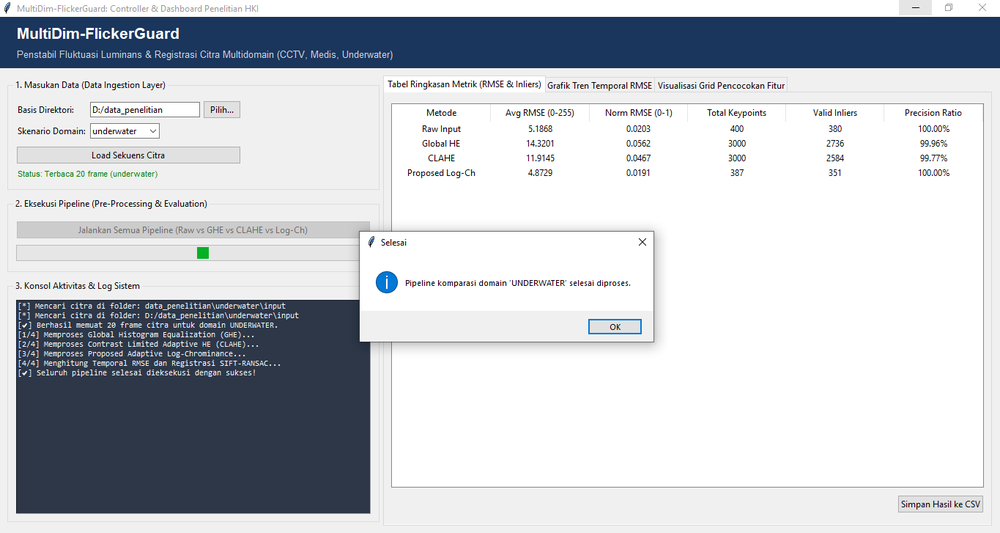
#> input picture AppMain02.PNG, 1000 x 533 px, shrunk from 1365 x 727 before the run; its folder holds only this picture in this run
$ python -i clahe.py   (imports and definitions only)
#> lines starting #> are read from the running program, lines starting #| are printed output that depends on the picture
#> further down, picture is the input picture: shape (533, 1000, 3); mean B, G, R 206.1, 200, 195.9
import cv2
import numpy as np
import os
import glob

def apply_clahe(image, clip_limit=2.0, tile_grid_size=(8, 8)):
    """
    Menerapkan CLAHE (Contrast Limited Adaptive Histogram Equalization).
    Mendukung citra Grayscale (1-channel) dan Berwarna/BGR (3-channel).
    """
#> called with clip_limit = 2, tile_grid_size = (8, 8)
    clahe = cv2.createCLAHE(clipLimit=clip_limit, tileGridSize=tile_grid_size)

    # Deteksi citra Grayscale (umum pada data medis seperti X-ray/Fluoroskopi)
    if len(image.shape) == 2 or image.shape[2] == 1:
        return clahe.apply(image)

    # Deteksi citra Berwarna / BGR (CCTV dan Underwater)
    # Gunakan ruang warna LAB agar pemrosesan kontras tidak merusak warna
    lab_img = cv2.cvtColor(image, cv2.COLOR_BGR2LAB)
#> lab_img: shape (533, 1000, 3); mean of channels 0, 1, 2 201.8, 128.6, 123.9
    l, a, b = cv2.split(lab_img)
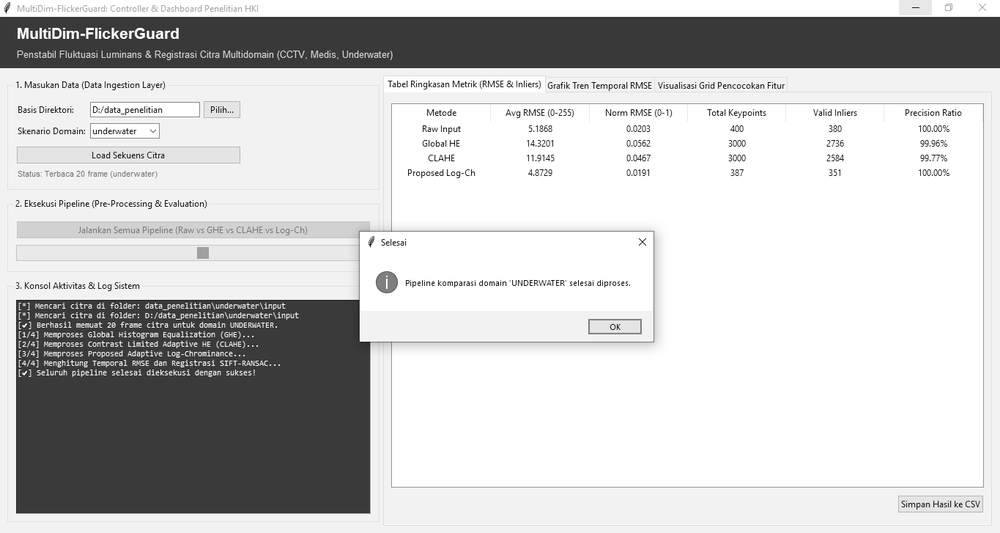
#> l: shape (533, 1000); min 5, max 255, mean 201.8
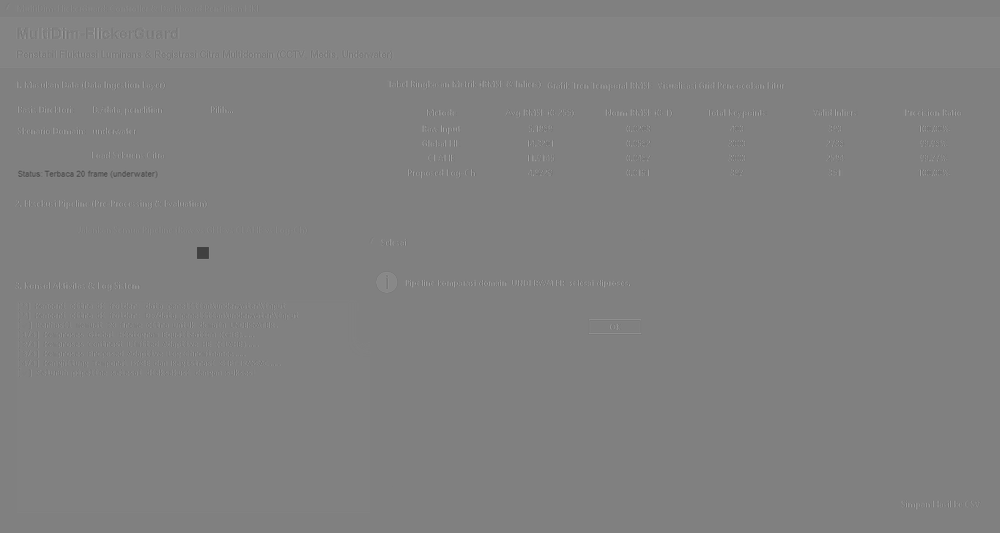
#> a: shape (533, 1000); min 64, max 167, mean 128.6
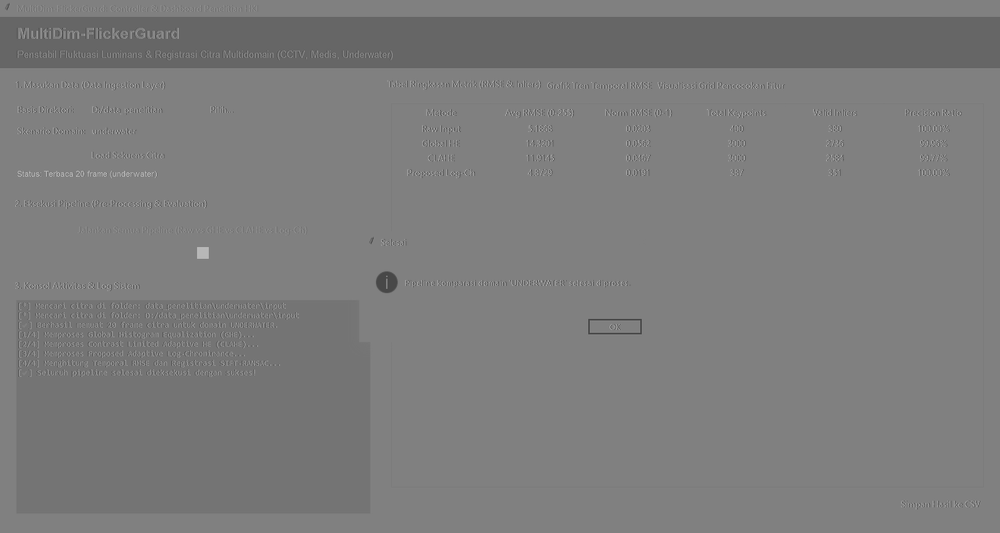
#> b: shape (533, 1000); min 64, max 187, mean 123.9

    # Terapkan CLAHE hanya pada kanal L (Luminance)
    l_clahe = clahe.apply(l)
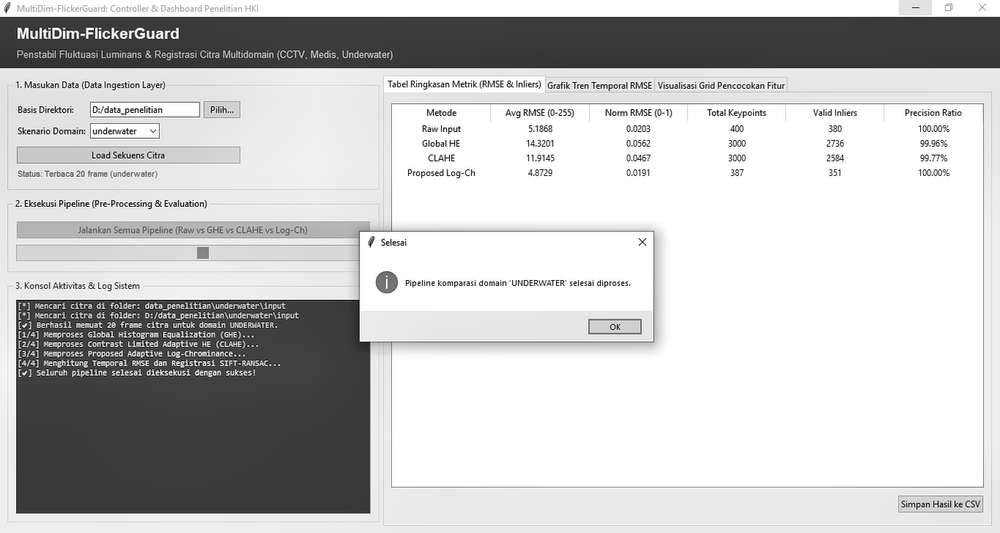
#> l_clahe: shape (533, 1000); min 4, max 255, mean 198.2

    # Gabungkan kembali kanal dan konversi ke BGR
    updated_lab = cv2.merge((l_clahe, a, b))
#> updated_lab: shape (533, 1000, 3); mean of channels 0, 1, 2 198.2, 128.6, 123.9
    return cv2.cvtColor(updated_lab, cv2.COLOR_LAB2BGR)
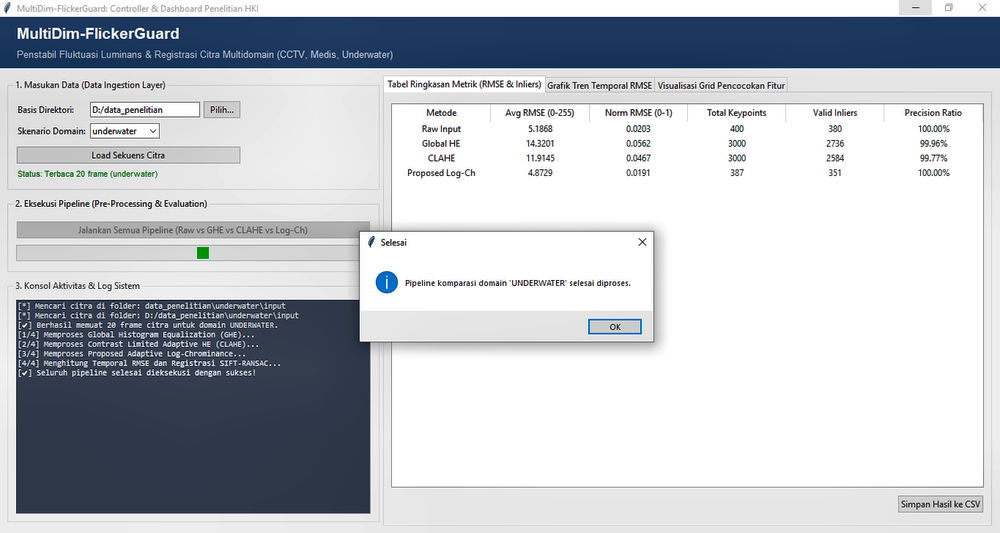
#> returned value: shape (533, 1000, 3); mean B, G, R 202, 196, 192

def process_clahe_reduction(scenario_name, input_folder, output_folder, clip_limit=2.0, tile_grid_size=(8, 8)):
    if not os.path.exists(output_folder):
        os.makedirs(output_folder)

    extensions = ('*.jpg', '*.jpeg', '*.png', '*.bmp', '*.tif', '*.tiff',
                  '*.JPG', '*.JPEG', '*.PNG', '*.BMP', '*.TIF', '*.TIFF')
    image_files = []
    for ext in extensions:
        image_files.extend(glob.glob(os.path.join(input_folder, ext)))
    image_files = sorted(list(set(image_files)))

    if not image_files:
        print(f"[{scenario_name.upper()}] Peringatan: Tidak ada gambar di '{input_folder}'")
        return

    print(f"[{scenario_name.upper()}] Memproses {len(image_files)} gambar dengan CLAHE...")
    processed_count = 0

    for img_path in image_files:
        filename = os.path.basename(img_path)
        img = cv2.imread(img_path, cv2.IMREAD_UNCHANGED)

        if img is None:
            continue

        # Penanganan citra RGBA (4 channel) menjadi BGR (3 channel)
        if len(img.shape) == 3 and img.shape[2] == 4:
            img = cv2.cvtColor(img, cv2.COLOR_BGRA2BGR)

        processed_img = apply_clahe(img, clip_limit=clip_limit, tile_grid_size=tile_grid_size)
        cv2.imwrite(os.path.join(output_folder, filename), processed_img)
        processed_count += 1

    print(f"[{scenario_name.upper()}] Selesai! {processed_count} gambar disimpan di: '{output_folder}'\n")

# --- Eksekusi Program ---
base_path = "data_penelitian"
scenarios = ["cctv", "medical", "underwater"]

# [6 lines not run here, left out]

>>> import cv2
>>> picture = cv2.imread('../AppMain02.PNG')
>>> result = apply_clahe(picture)

$ run again, on MainAPP01.PNG
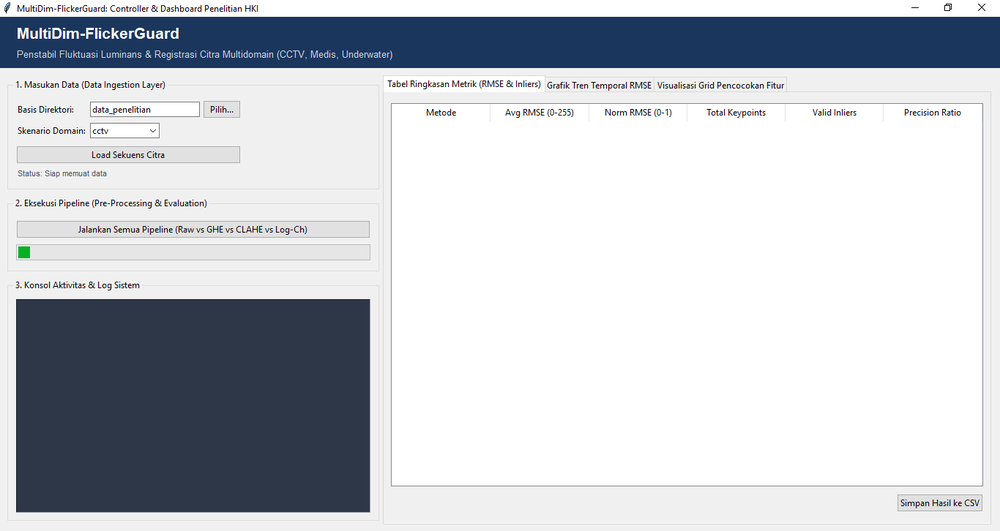
#> input picture MainAPP01.PNG, 1000 x 531 px, shrunk from 1366 x 726 before the run
#> picture is the input picture: shape (531, 1000, 3); mean B, G, R 206.5, 200.3, 196.3
#> lab_img: shape (531, 1000, 3); mean of channels 0, 1, 2 201.9, 128.6, 123.8
#> in apply_clahe, `l_clahe = clahe.apply(l)`:
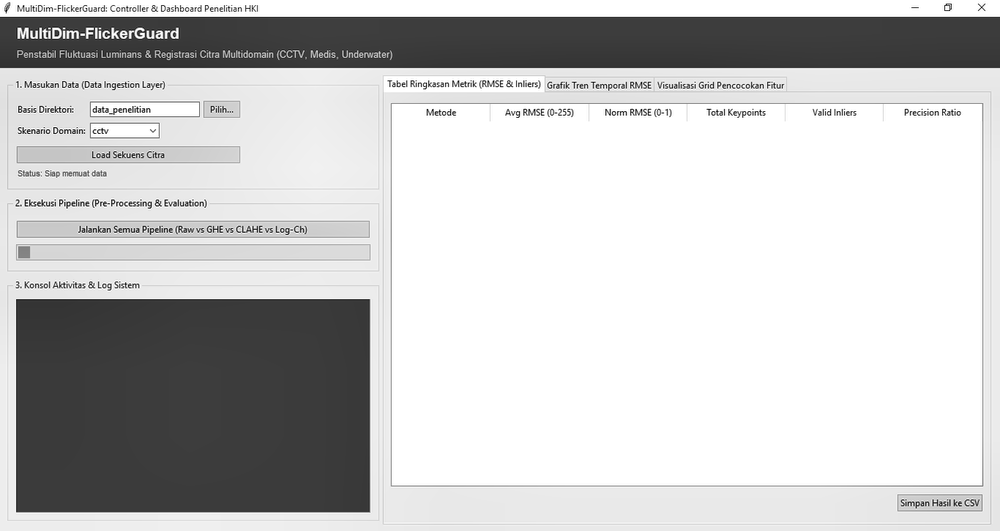
#> l_clahe: shape (531, 1000); min 1, max 255, mean 198.6
#> updated_lab: shape (531, 1000, 3); mean of channels 0, 1, 2 198.6, 128.6, 123.8
#> in apply_clahe, `return cv2.cvtColor(updated_lab, cv2.COLOR_LAB2BGR)`:
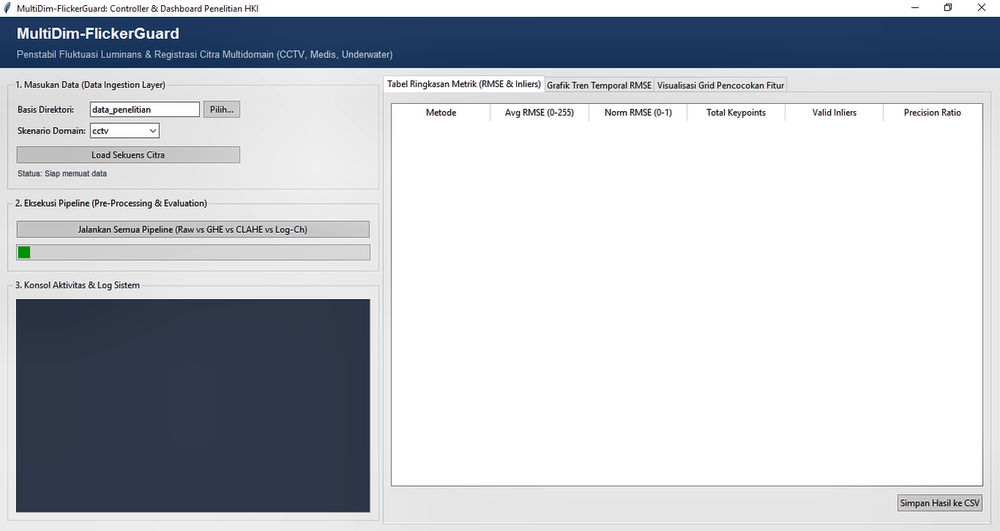
#> returned value: shape (531, 1000, 3); mean B, G, R 202.9, 196.7, 192.8
